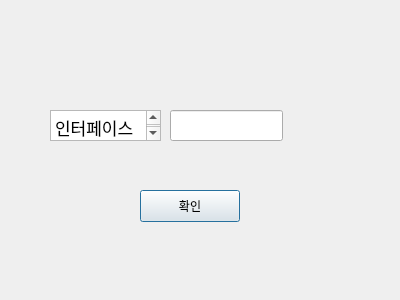
<?xml version="1.0" encoding="UTF-8"?>
<ui version="4.0">
 <class>Loader</class>
 <widget class="QDialog" name="Loader">
  <property name="geometry">
   <rect>
    <x>0</x>
    <y>0</y>
    <width>400</width>
    <height>300</height>
   </rect>
  </property>
  <property name="windowTitle">
   <string>Dialog</string>
  </property>
  <widget class="QPushButton" name="confirmPb">
   <property name="geometry">
    <rect>
     <x>140</x>
     <y>190</y>
     <width>100</width>
     <height>32</height>
    </rect>
   </property>
   <property name="text">
    <string>확인</string>
   </property>
  </widget>
  <widget class="QTextBrowser" name="textBrowser">
   <property name="geometry">
    <rect>
     <x>50</x>
     <y>110</y>
     <width>111</width>
     <height>31</height>
    </rect>
   </property>
   <property name="html">
    <string>&lt;!DOCTYPE HTML PUBLIC &quot;-//W3C//DTD HTML 4.0//EN&quot; &quot;http://www.w3.org/TR/REC-html40/strict.dtd&quot;&gt;
&lt;html&gt;&lt;head&gt;&lt;meta name=&quot;qrichtext&quot; content=&quot;1&quot; /&gt;&lt;meta charset=&quot;utf-8&quot; /&gt;&lt;style type=&quot;text/css&quot;&gt;
p, li { white-space: pre-wrap; }
hr { height: 1px; border-width: 0; }
li.unchecked::marker { content: &quot;\2610&quot;; }
li.checked::marker { content: &quot;\2612&quot;; }
&lt;/style&gt;&lt;/head&gt;&lt;body style=&quot; font-family:'.AppleSystemUIFont'; font-size:13pt; font-weight:400; font-style:normal;&quot;&gt;
&lt;p style=&quot; margin-top:0px; margin-bottom:0px; margin-left:0px; margin-right:0px; -qt-block-indent:0; text-indent:0px;&quot;&gt;인터페이스 입력:&lt;/p&gt;&lt;/body&gt;&lt;/html&gt;</string>
   </property>
  </widget>
  <widget class="QLineEdit" name="interfaceLe">
   <property name="geometry">
    <rect>
     <x>170</x>
     <y>110</y>
     <width>113</width>
     <height>31</height>
    </rect>
   </property>
  </widget>
 </widget>
 <resources/>
 <connections/>
</ui>
